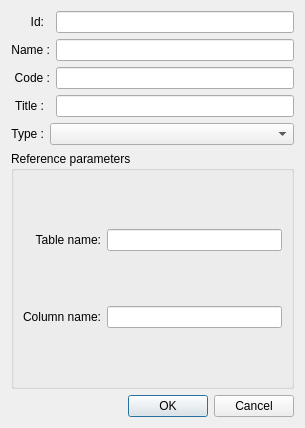
<?xml version="1.0" encoding="UTF-8"?>
<ui version="4.0">
 <class>params_form</class>
 <widget class="QDialog" name="params_form">
  <property name="geometry">
   <rect>
    <x>0</x>
    <y>0</y>
    <width>305</width>
    <height>428</height>
   </rect>
  </property>
  <property name="windowTitle">
   <string>Add/edit parameter</string>
  </property>
  <layout class="QGridLayout" name="gridLayout_2">
   <item row="0" column="0">
    <widget class="QLabel" name="lId">
     <property name="text">
      <string>&lt;html&gt;&lt;head/&gt;&lt;body&gt;&lt;p&gt;Id:&lt;/p&gt;&lt;/body&gt;&lt;/html&gt;</string>
     </property>
     <property name="alignment">
      <set>Qt::AlignRight|Qt::AlignTrailing|Qt::AlignVCenter</set>
     </property>
    </widget>
   </item>
   <item row="0" column="2">
    <widget class="QLineEdit" name="lEId">
     <property name="readOnly">
      <bool>true</bool>
     </property>
    </widget>
   </item>
   <item row="1" column="0" colspan="2">
    <widget class="QLabel" name="lName">
     <property name="text">
      <string>&lt;html&gt;&lt;head/&gt;&lt;body&gt;&lt;p&gt;Name :&lt;/p&gt;&lt;/body&gt;&lt;/html&gt;</string>
     </property>
     <property name="alignment">
      <set>Qt::AlignRight|Qt::AlignTrailing|Qt::AlignVCenter</set>
     </property>
    </widget>
   </item>
   <item row="1" column="2">
    <widget class="QLineEdit" name="lEName"/>
   </item>
   <item row="2" column="0" colspan="2">
    <widget class="QLabel" name="lCode">
     <property name="text">
      <string>&lt;html&gt;&lt;head/&gt;&lt;body&gt;&lt;p&gt;Code :&lt;/p&gt;&lt;/body&gt;&lt;/html&gt;</string>
     </property>
     <property name="alignment">
      <set>Qt::AlignRight|Qt::AlignTrailing|Qt::AlignVCenter</set>
     </property>
    </widget>
   </item>
   <item row="2" column="2">
    <widget class="QLineEdit" name="lECode"/>
   </item>
   <item row="3" column="0">
    <widget class="QLabel" name="lTitle">
     <property name="text">
      <string>&lt;html&gt;&lt;head/&gt;&lt;body&gt;&lt;p&gt;Title :&lt;/p&gt;&lt;/body&gt;&lt;/html&gt;</string>
     </property>
     <property name="alignment">
      <set>Qt::AlignRight|Qt::AlignTrailing|Qt::AlignVCenter</set>
     </property>
    </widget>
   </item>
   <item row="3" column="2">
    <widget class="QLineEdit" name="lETitle"/>
   </item>
   <item row="4" column="0">
    <widget class="QLabel" name="lType">
     <property name="text">
      <string>&lt;html&gt;&lt;head/&gt;&lt;body&gt;&lt;p&gt;Type :&lt;/p&gt;&lt;/body&gt;&lt;/html&gt;</string>
     </property>
     <property name="alignment">
      <set>Qt::AlignRight|Qt::AlignTrailing|Qt::AlignVCenter</set>
     </property>
    </widget>
   </item>
   <item row="4" column="1" colspan="2">
    <widget class="QComboBox" name="cbType"/>
   </item>
   <item row="5" column="0" colspan="3">
    <widget class="QGroupBox" name="gbTable">
     <property name="title">
      <string>Reference parameters</string>
     </property>
     <layout class="QGridLayout" name="gridLayout">
      <item row="0" column="0">
       <widget class="QLabel" name="lTableName">
        <property name="text">
         <string>&lt;html&gt;&lt;head/&gt;&lt;body&gt;&lt;p&gt;Table name:&lt;/p&gt;&lt;/body&gt;&lt;/html&gt;</string>
        </property>
        <property name="alignment">
         <set>Qt::AlignRight|Qt::AlignTrailing|Qt::AlignVCenter</set>
        </property>
       </widget>
      </item>
      <item row="0" column="1">
       <widget class="QLineEdit" name="lETableName"/>
      </item>
      <item row="1" column="0">
       <widget class="QLabel" name="lColumnName">
        <property name="text">
         <string>&lt;html&gt;&lt;head/&gt;&lt;body&gt;&lt;p&gt;Column name:&lt;/p&gt;&lt;/body&gt;&lt;/html&gt;</string>
        </property>
        <property name="alignment">
         <set>Qt::AlignRight|Qt::AlignTrailing|Qt::AlignVCenter</set>
        </property>
       </widget>
      </item>
      <item row="1" column="1">
       <widget class="QLineEdit" name="lEColumnName"/>
      </item>
     </layout>
    </widget>
   </item>
   <item row="6" column="1" colspan="2">
    <widget class="QDialogButtonBox" name="buttonBox">
     <property name="orientation">
      <enum>Qt::Horizontal</enum>
     </property>
     <property name="standardButtons">
      <set>QDialogButtonBox::Cancel|QDialogButtonBox::Ok</set>
     </property>
    </widget>
   </item>
  </layout>
 </widget>
 <resources/>
 <connections>
  <connection>
   <sender>buttonBox</sender>
   <signal>accepted()</signal>
   <receiver>params_form</receiver>
   <slot>accept()</slot>
   <hints>
    <hint type="sourcelabel">
     <x>248</x>
     <y>254</y>
    </hint>
    <hint type="destinationlabel">
     <x>157</x>
     <y>274</y>
    </hint>
   </hints>
  </connection>
  <connection>
   <sender>buttonBox</sender>
   <signal>rejected()</signal>
   <receiver>params_form</receiver>
   <slot>reject()</slot>
   <hints>
    <hint type="sourcelabel">
     <x>316</x>
     <y>260</y>
    </hint>
    <hint type="destinationlabel">
     <x>286</x>
     <y>274</y>
    </hint>
   </hints>
  </connection>
 </connections>
</ui>
